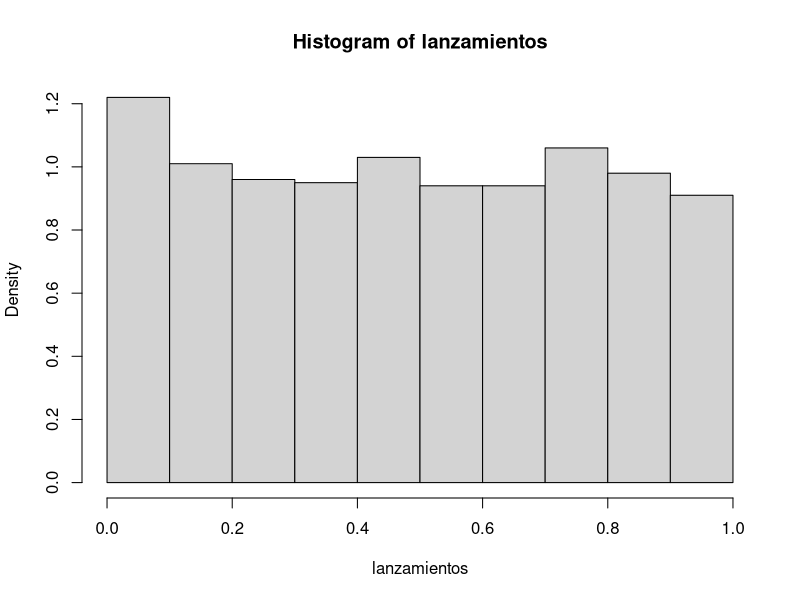
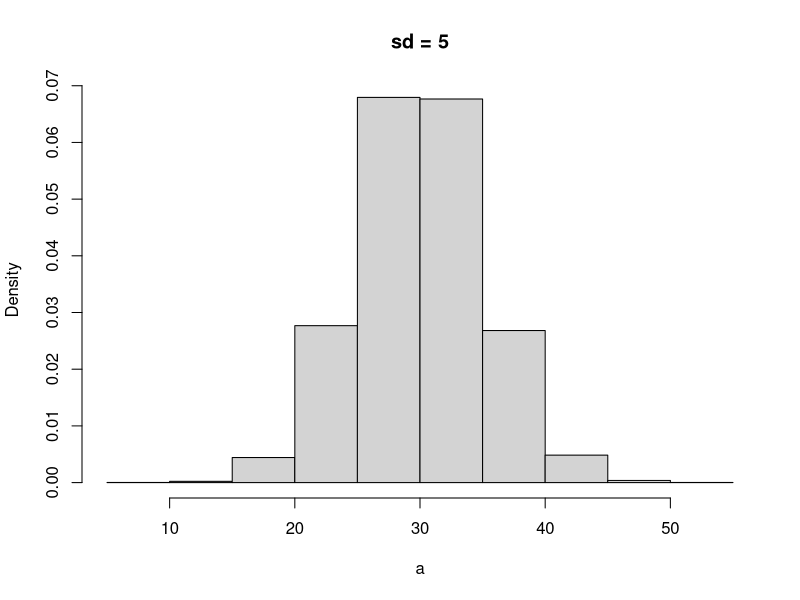
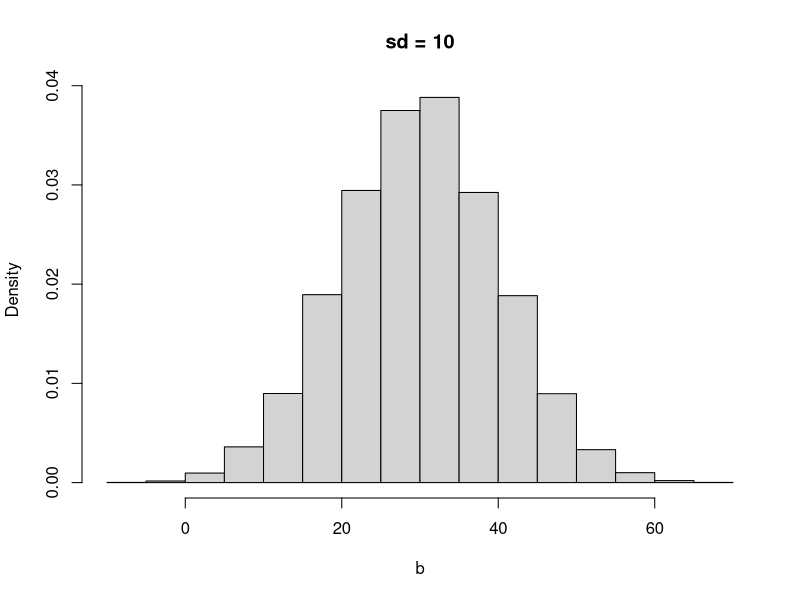
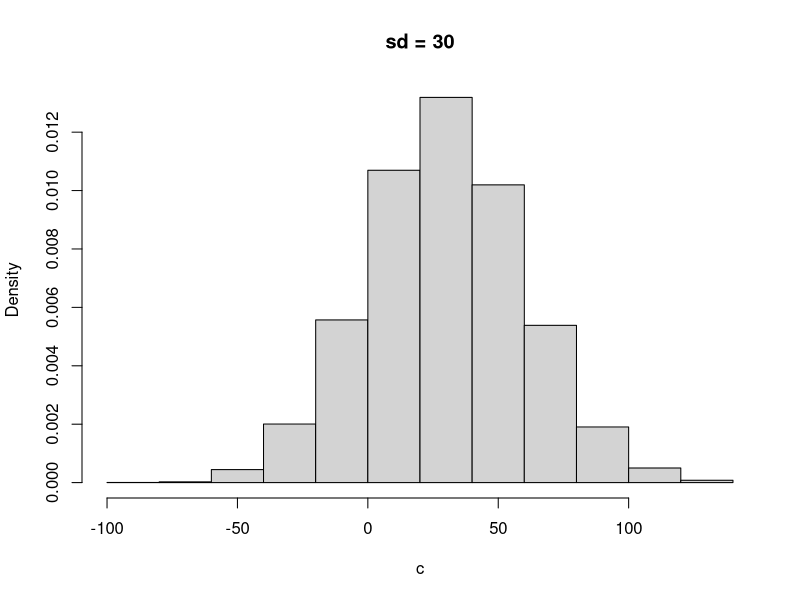
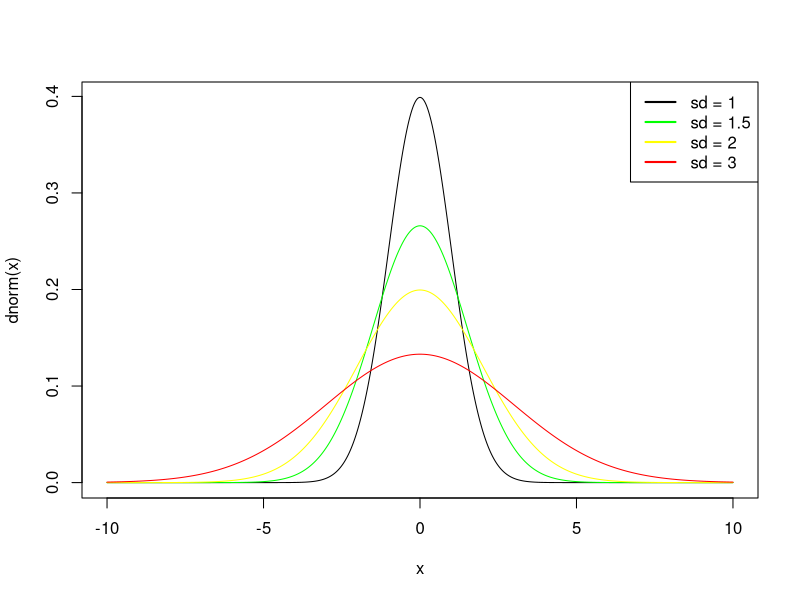
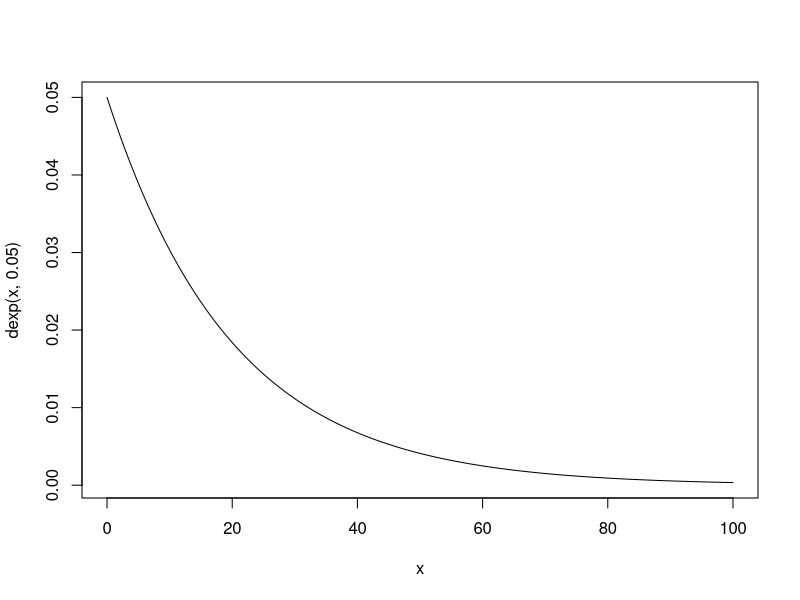

Write R code to recreate these figures, in order.
# func densidad de probabilidad
# x ~ u(a,b)
# 1/(b-a)   ;   a <= x <= b
# 0         ;   else

# a)
# dardos que pueden dar como resultado algo entre 0 y 1, (continuo)
N=1000
set.seed(0624)
lanzamientos = runif(N) # N = numero de simulaciones
hist(lanzamientos, freq=F)


# b)
fr_b = sum(lanzamientos >= 0.2 & lanzamientos <= 0.4) / N
cat('La frecuencia de lanzamientos en la zona [0.2, 0.4] es:', fr_b, ', un', fr_b*100, '%')

# b)
fr_c = sum(lanzamientos >= 0.8 & lanzamientos <= 1) / N
cat('La frecuencia de lanzamientos en la zona [0.8, 1] es:', fr_c, ', un', fr_c*100, '%')

#-----------------------------------------------------

# distribución normal
# si x ~ N(M, o^2) (media y varianza)
# su gráfica es una campana de gauss, cuyo centro es la media
# la mayoría de los datos están cercanos a la media
#   mientras más se alejan de ella son más inusuales.

# 8.
# a)    media es 30, desviacion estandar es 5
#       esa mamada acumulada hasta 25, pero 1-eso para ver los de por encima, x > 25          
1-pnorm(q = 25, mean = 30, sd = 5)

# b)    ver el percentil del 90%, en qué punto se cubre todo ese porcentaje?
qnorm(p = 0.9, mean = 30, sd = 5)

# c)    x entre 28 y 32
pnorm(q = 32, mean = 30, sd = 5) - pnorm(q = 28, mean = 30, sd = 5)

#----------------------------------------------------

# 9)

# creí que era así ekisdé
a = rnorm(n = 10000, mean = 30, sd = 5)
hist(a, freq=F, main = 'sd = 5')
b = rnorm(n = 10000, mean = 30, sd = 10)
hist(b, freq=F, main = 'sd = 10')
c = rnorm(n = 10000, mean = 30, sd = 30)
hist(c, freq=F, main = 'sd = 30')

# ahora sis
x = seq(-10,10,0.01)
plot(x, dnorm(x), type= 'l')
lines(x, dnorm(x, sd=1.5), col='green')
lines(x, dnorm(x, sd=2), col='yellow')
lines(x, dnorm(x, sd=3), col='red')
legend('topright',
        legend = c(
           'sd = 1',
           'sd = 1.5',
           'sd = 2',
           'sd = 3'),
        lwd = 2,
        col=c(
               'black',
               'green',
               'yellow',
               'red'
           )
       )


#-----------------------------------------------------

# distribución exponencial
# x ~ EXP(lambda)
# lambda puede ser tasa de falla

x = seq(0,100,0.01)
plot(x, dexp(x, 0.05), type = 'l')

#probabilidad de que el bombillo dure más de 15 años
1-pexp(15,0.05)
